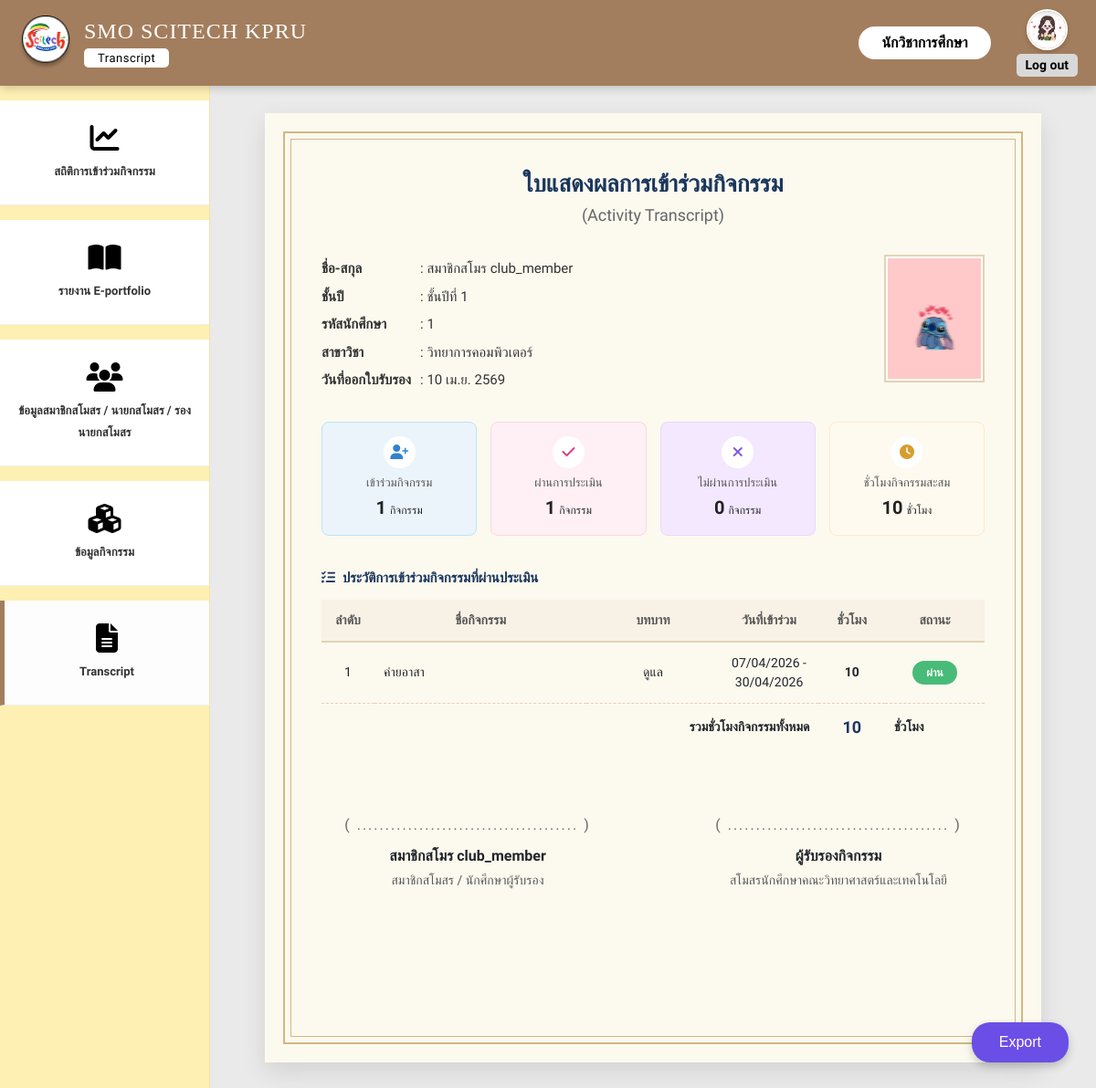
The app's page /admin_detail_transcript.php?user_id=18&action=transcript (signed in) with its own data.
### tables this page shows
CREATE TABLE `users` (
  `user_id` int(11) NOT NULL,
  `first_name` varchar(100) NOT NULL,
  `last_name` varchar(100) NOT NULL,
  `profile_image` varchar(255) DEFAULT 'default.png',
  `idstudent` varchar(191) DEFAULT NULL,
  `email` varchar(255) DEFAULT NULL,
  `phone` varchar(20) DEFAULT NULL COMMENT 'เบอร์โทรศัพท์',
  `about_me` text DEFAULT NULL,
  `password` varchar(255) NOT NULL,
  `academic_year` varchar(4) DEFAULT NULL,
  `year_level` varchar(50) DEFAULT NULL,
  `department` varchar(100) DEFAULT NULL,
  `reset_token` varchar(255) DEFAULT NULL,
  `reset_expiry` datetime DEFAULT NULL,
  `status` enum('active','inactive') NOT NULL DEFAULT 'active',
  `userrole` enum('executive','academic_officer','club_president','club_member') DEFAULT NULL,
  `membership_status` enum('member','no_member') NOT NULL DEFAULT 'no_member',
  `created_at` timestamp NOT NULL DEFAULT current_timestamp(),
  `deleted_at` datetime DEFAULT NULL,
  `hard_skill_computer` varchar(255) DEFAULT NULL,
  `comp_level` varchar(50) DEFAULT NULL,
  `hard_skill_lang` varchar(255) DEFAULT NULL,
  `lang_listen` varchar(50) DEFAULT NULL,
  `lang_speak` varchar(50) DEFAULT NULL,
  `lang_read` varchar(50) DEFAULT NULL,
  `lang_write` varchar(50) DEFAULT NULL
);

CREATE TABLE `activity_tasks` (
  `task_id` int(11) NOT NULL,
  `activity_id` int(11) NOT NULL,
  `task_name` varchar(100) NOT NULL,
  `task_detail` text DEFAULT NULL,
  `capacity` int(11) DEFAULT 0 COMMENT 'จำนวนที่รับสมัครในตำแหน่งนี้'
);

CREATE TABLE `activities` (
  `activity_id` int(11) NOT NULL,
  `title` varchar(255) NOT NULL,
  `description` text DEFAULT NULL,
  `location` varchar(255) DEFAULT NULL,
  `start_date` datetime NOT NULL,
  `end_date` datetime NOT NULL,
  `hours_count` int(11) DEFAULT 0 COMMENT 'จำนวนชั่วโมงกิจกรรม (สำหรับ Transcript กยศ.)',
  `cover_image` varchar(255) DEFAULT NULL,
  `status` enum('open','closed','completed') NOT NULL DEFAULT 'open',
  `created_by` int(11) NOT NULL COMMENT 'Link to users.user_id (ผู้สร้างกิจกรรม)',
  `created_at` timestamp NOT NULL DEFAULT current_timestamp(),
  `updated_at` timestamp NOT NULL DEFAULT current_timestamp() ON UPDATE current_timestamp(),
  `allowed_year_level` text DEFAULT NULL COMMENT 'ชั้นปีที่อนุญาตให้เข้าร่วม',
  `allowed_academic_year` text DEFAULT NULL COMMENT 'ปีการศึกษาที่อนุญาต',
  `allowed_department` text DEFAULT NULL COMMENT 'สาขาวิชาที่อนุญาต'
);

### admin_detail_transcript.php (the view, shortened to what the rows shown need)
<?php
include 'db.php';
$logged_in_user_id = $_SESSION['user_id'];
$stmt_profile = $conn->prepare("SELECT profile_image FROM users WHERE user_id = ?");
$stmt_profile->bind_param("i", $logged_in_user_id);
$stmt_profile->execute();
$res_profile = $stmt_profile->get_result();
$admin_data = $res_profile->fetch_assoc();
$admin_profile_image = !empty($admin_data['profile_image']) ? $admin_data['profile_image'] : 'default.png';
$target_user_id = isset($_GET['user_id']) ? intval($_GET['user_id']) : 0;
$sql_user = "SELECT * FROM users WHERE user_id = ?";
$stmt_user = $conn->prepare($sql_user);
$stmt_user->bind_param("i", $target_user_id);
$stmt_user->execute();
$user_profile = $stmt_user->get_result()->fetch_assoc();
$profile_image = 'img/default-profile.png';
if (!empty($user_profile['profile_image']) && $user_profile['profile_image'] != 'default.png') {
    $profile_image = 'uploads/profiles/' . $user_profile['profile_image'];
}
$activities = [];
$sql_act = "SELECT
                a.title, a.start_date, a.end_date, a.hours_count,
                t.task_name
            FROM activity_registrations ar
            JOIN activities a ON ar.activity_id = a.activity_id
            LEFT JOIN activity_tasks t ON ar.task_id = t.task_id
            WHERE ar.user_id = ? AND ar.registration_status = 'approved' AND ar.participation_status = 'passed'
            ORDER BY a.start_date DESC";
$stmt_act = $conn->prepare($sql_act);
$stmt_act->bind_param("i", $target_user_id);
$stmt_act->execute();
$result_act = $stmt_act->get_result();
while ($row = $result_act->fetch_assoc()) {
    $activities[] = $row;
}
?>
<!DOCTYPE html>
<html lang="th">
<head>
    <link href="https://cdn.jsdelivr.net/npm/bootstrap@5.3.0/dist/css/bootstrap.min.css" rel="stylesheet">
    <link href="https://cdnjs.cloudflare.com/ajax/libs/font-awesome/6.4.0/css/all.min.css" rel="stylesheet">
</head>
<body>
    <div class="wrapper">
        <nav class="top-navbar">
            <div class="d-flex align-items-center">
                <div class="logout-area">
                    <img src="uploads/profiles/<?php echo htmlspecialchars($admin_profile_image); ?>" alt="Profile"
                        style="width: 45px; height: 45px; border-radius: 50%; object-fit: cover; border: 2px solid white; box-shadow: 0 2px 5px rgba(0,0,0,0.2);">
                    <a href="logout.php" class="logout-text mt-1">Log out</a>
                </div>
            </div>
        </nav>
        <div class="main-wrapper">
            <main class="content-area">
                <div class="cert-wrapper">
                    <div class="cert-border">
                        <div class="cert-header">
                            <h2 class="cert-title">ใบแสดงผลการเข้าร่วมกิจกรรม</h2>
                        </div>
                        <div class="info-grid">
                            <div>
                                <table class="info-table">
                                    <tr>
                                        <td>ชื่อ-สกุล</td>
                                        <td>:
                                            <?php echo htmlspecialchars($user_profile['first_name'] . ' ' . $user_profile['last_name']); ?>
                                        </td>
                                    </tr>
                                    <tr>
                                        <td>ชั้นปี</td>
                                        <td>: <?php echo htmlspecialchars($user_profile['year_level'] ?? '-'); ?></td>
                                    </tr>
                                    <tr>
                                        <td>รหัสนักศึกษา</td>
                                        <td>: <?php echo htmlspecialchars($user_profile['idstudent'] ?? '-'); ?></td>
                                    </tr>
                                    <tr>
                                        <td>สาขาวิชา</td>
                                        <td>: <?php echo htmlspecialchars($user_profile['department'] ?? '-'); ?></td>
                                    </tr>
                                </table>
                            </div>
                            <div class="text-md-end text-center">
                                <img src="<?php echo $profile_image; ?>" class="student-img" alt="Student Photo">
                            </div>
                        </div>
                        <div class="cert-table-container">
                            <table class="cert-table">
                                <thead>
                                    <tr>
                                        <th width="8%">ลำดับ</th>
                                        <th width="32%">ชื่อกิจกรรม</th>
                                        <th width="20%">บทบาท</th>
                                        <th width="15%">วันที่เข้าร่วม</th>
                                        <th width="10%">ชั่วโมง</th>
                                        <th width="15%">สถานะ</th>
                                    </tr>
                                </thead>
                                <tbody>
                                    <?php if (count($activities) > 0): ?>
                                    <?php
                                        $i = 1;
                                        foreach ($activities as $act):
                                            $start = date('d/m/Y', strtotime($act['start_date']));
                                            $end = date('d/m/Y', strtotime($act['end_date']));
                                            $date_str = ($start == $end) ? $start : "$start - $end";
                                        ?>
                                    <tr>
                                        <td data-label="ลำดับ" class="text-center"><?php echo $i++; ?></td>
                                        <td data-label="ชื่อกิจกรรม" style="text-align: left;">
                                            <?php echo htmlspecialchars($act['title']); ?></td>
                                        <td data-label="บทบาท" class="text-center">
                                            <?php echo htmlspecialchars($act['task_name'] ?? 'ผู้เข้าร่วมทั่วไป'); ?>
                                        </td>
                                        <td data-label="วันที่เข้าร่วม" class="text-center"><?php echo $date_str; ?>
                                        </td>
                                        <td data-label="ชั่วโมง" class="text-center fw-bold">
                                            <?php echo intval($act['hours_count']); ?></td>
                                        <td data-label="สถานะ" class="text-center"><span class="status-pass">ผ่าน</span>
                                        </td>
                                    </tr>
                                    <?php endforeach; ?>
                                    <?php endif; ?>
                                </tbody>
                            </table>
                        </div>
                        <div class="signature-section">
                            <div class="signature-box">
                                <div class="sig-line">( ....................................... )</div>
                                <div class="fw-bold text-dark mt-2">
                                    <?php echo htmlspecialchars($user_profile['first_name'] . ' ' . $user_profile['last_name']); ?>
                                </div>
                                <div class="text-muted small mt-1">สมาชิกสโมสร / นักศึกษาผู้รับรอง</div>
                            </div>
                        </div>
                    </div>
                </div>
            </main>
        </div>
    </div>
</body>
</html>

### records on screen
users: profile_image (picture)
users: first_name+last_name "สมาชิกสโมร club_member", year_level "ชั้นปีที่ 1", idstudent "1", department "วิทยาการคอมพิวเตอร์", profile_image (picture)
activity_tasks: activity.title "ค่ายอาสา", task_name "ดูแล", activity.end_date "07/04/2026 - 30/04/2026", activity.hours_count "10"

### other values on screen
$_SESSION['first_name'] "นักวิชาการศึกษา"
$total_joined "1"
$total_passed "1"
$total_failed "0"
$total_hours "10"
